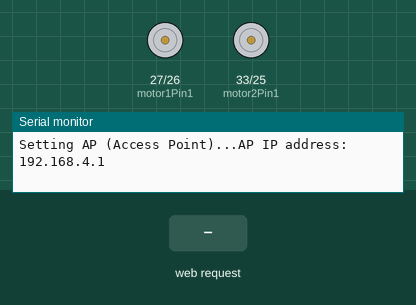
The sketch below on a simulated ESP32. Parts: motor-driver pin pairs drawn as motors (green arrow = first pin HIGH = forward, orange = second pin HIGH = backward, longer = more drive, scaled by the enable pin), the last lines printed to the serial monitor. Inputs (shaded band) come from the test bench.

Above: at 1.2 s.
1.3 s: HTTP request GET /forward received
2.8 s: HTTP request GET /left received
4.3 s: HTTP request GET /right received
5.8 s: HTTP request GET /reverse received
7.3 s: HTTP request GET /?value= received
At 7.9 s:
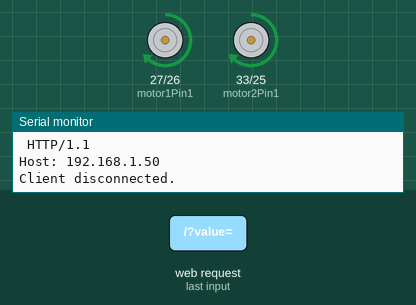
8.8 s: HTTP request GET /stop received
At 10.2 s:
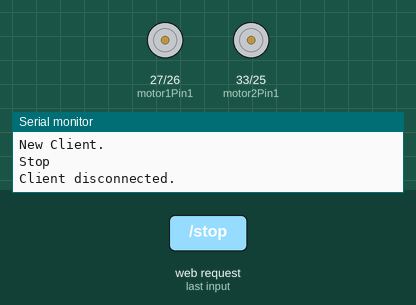
Timing chart, 0 to 11.3 s (numbered marks = the images above; inputs shaded):
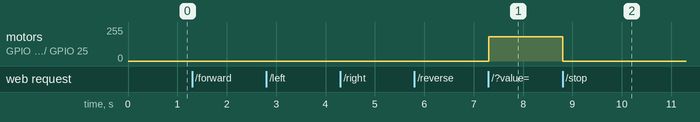

Measured:
- after the input at 7.3 s, motor on GPIO 27 (motor1Pin1) / GPIO 26 (motor1Pin2), motor on GPIO 33 (motor2Pin1) / GPIO 25 (motor2Pin2): stopped → forward 181/255 at once
- after the input at 8.8 s, motor on GPIO 27 (motor1Pin1) / GPIO 26 (motor1Pin2), motor on GPIO 33 (motor2Pin1) / GPIO 25 (motor2Pin2): forward 181/255 → stopped at once

The sketch:

ESP32_as_AP.ino
```cpp
#include <WiFi.h>
// You can customize the SSID name and change the password
const char* ssid = " ESP32-Access-Point ";
const char* password = "123456789";
// Set web server port number to 80
WiFiServer server(80);
// Variable to store the HTTP request
String header;
// Motor 1
int motor1Pin1 = 27;
int motor1Pin2 = 26;
int enable1Pin = 14;
// Motor 2
int motor2Pin1 = 33;
int motor2Pin2 = 25;
int enable2Pin = 32;
// Setting PWM properties
const int freq = 30000;
const int pwmChannel = 0;
const int resolution = 8;
int dutyCycle = 0;
// Decode HTTP GET value
String valueString = "0";
int pos1 = 0;
int pos2 = 0;
void setup() {
Serial.begin(115200);
// Set the Motor pins as outputs
pinMode(motor1Pin1, OUTPUT);
pinMode(motor1Pin2, OUTPUT);
pinMode(motor2Pin1, OUTPUT);
pinMode(motor2Pin2, OUTPUT);
// Configure PWM channel functionalitites
ledcSetup(pwmChannel, freq, resolution);
// Attach the PWM channel 0 to the enable pins which are the GPIOs to be controlled
ledcAttachPin(enable1Pin, pwmChannel);
ledcAttachPin(enable2Pin, pwmChannel);
// Produce a PWM signal to both enable pins with a duty cycle 0
ledcWrite(pwmChannel, dutyCycle);
// Connect to Wi-Fi network with SSID and password
Serial.print("Setting AP (Access Point)...");
// Remove the password parameter, if you want the AP (Access Point) to be open
WiFi.softAP(ssid,password);
IPAddress IP = WiFi.softAPIP();
Serial.print("AP IP address: ");
Serial.println(IP);
server.begin();
}
void loop(){
WiFiClient client = server.available();
if (client) {
Serial.println("New Client.");
String currentLine = "";
while (client.connected()) {
if (client.available()) {
char c = client.read();
header += c;
if (c == '\n') {
if (currentLine.length() == 0) {
client.println("HTTP/1.1 200 OK");
client.println("Content-type:text/html");
client.println("Connection: close");
client.println();
// turns the GPIOs on and off
if (header.indexOf("GET /forward") >= 0) {
Serial.println("Forward");
digitalWrite(motor1Pin1, LOW);
digitalWrite(motor1Pin2, HIGH);
digitalWrite(motor2Pin1, LOW);
digitalWrite(motor2Pin2, HIGH);
} else if (header.indexOf("GET /left") >= 0) {
  Serial.println("Left");
digitalWrite(motor1Pin1, LOW);
digitalWrite(motor1Pin2, LOW);
digitalWrite(motor2Pin1, LOW);
digitalWrite(motor2Pin2, HIGH);
} else if (header.indexOf("GET /stop") >= 0) {
Serial.println("Stop");
digitalWrite(motor1Pin1, LOW);
digitalWrite(motor1Pin2, LOW);
digitalWrite(motor2Pin1, LOW);
digitalWrite(motor2Pin2, LOW);
} else if (header.indexOf("GET /right") >= 0) {
Serial.println("Right");
digitalWrite(motor1Pin1, LOW);
digitalWrite(motor1Pin2, HIGH);
digitalWrite(motor2Pin1, LOW);
digitalWrite(motor2Pin2, LOW);
} else if (header.indexOf("GET /reverse") >= 0) {
Serial.println("Reverse");
digitalWrite(motor1Pin1, HIGH);
digitalWrite(motor1Pin2, LOW);
digitalWrite(motor2Pin1, HIGH);
digitalWrite(motor2Pin2, LOW);
}
// Display the HTML web page
client.println("<!DOCTYPE HTML><html>");
client.println("<head><metaname=\"viewport\"content=\"width=device-width,initial-scale=1\">");
client.println("<link rel=\"icon\" href=\"data:,\">");
// CSS to style the on/off buttons
// Feel free to change the background-color and font-size attributes to fit your preferences
client.println("<style>html { font-family: Helvetica; display:inline-block; margin: 0px auto; text-align: center;}");
client.println(".button { -webkit-user-select: none; -moz-userselect:none; -ms-user-select: none; user-select: none; background-color:#4CAF50;");
client.println("border: none; color: white; padding: 12px 28px;text-decoration: none; font-size: 26px; margin: 1px; cursor: pointer;}");
client.println(".button2 {background-color: #555555;}</style></head>");
// Web Page
client.println("<p><ahref=\"/forward\"><buttonclass=\"button\" onclick=\"moveForward()\">FORWARD</button></a></p>");
client.println("<divstyle=\"clear:both;\"><p><ahref=\"/left\"><buttonclass=\"button\" onclick=\"moveLeft()\">LEFT</button></a>");
client.println("<ahref=\"/stop\"><buttonclass=\"buttonbutton2\" onclick=\"stopRobot()\">STOP</button></a>");
client.println("<ahref=\"/right\"><button class=\"button\"onclick=\"moveRight()\">RIGHT</button></a></p></div>");
client.println("<p><ahref=\"/reverse\"><button class=\"button\"onclick=\"moveReverse()\">REVERSE</button></a></p>");
client.println("<input type=\"range\" min=\"0\" max=\"100\" step=\"25\" id=\"motorSlider\" onchange=\"motorSpeed(this.value)\"value=\"" + valueString + "\"/>");
client.println("<script> function motorSpeed(pos) { ");
client.println("var xhr = new XMLHttpRequest();");
client.println("xhr.open('GET', \"/?value=\" + pos + \"&\",true);");
client.println("xhr.send(); } </script>");
client.println("</html>");
//Request example: GET /?value=100& HTTP/1.1 - sets PWM duty cycle to 100
if(header.indexOf("GET /?value=")>=0) {
pos1 = header.indexOf('=');
pos2 = header.indexOf('&');
valueString = header.substring(pos1+1, pos2);
//Set motor speed value
if (valueString == "0") {
ledcWrite(pwmChannel, 0);
digitalWrite(motor1Pin1, LOW);
digitalWrite(motor1Pin2, LOW);
digitalWrite(motor2Pin1, LOW);
digitalWrite(motor2Pin2, LOW);
}
else {
dutyCycle = map(valueString.toInt(), 25, 100, 200, 255);
ledcWrite(pwmChannel, dutyCycle);
Serial.println(valueString);
}
}
client.println();
break;
} else {
currentLine = "";
}
} else if (c != '\r') {
currentLine += c;
}
}
}
// Clear the header variable
header = "";
// Close the connection
client.stop();
Serial.println("Client disconnected.");
Serial.println("");
}
}
```
